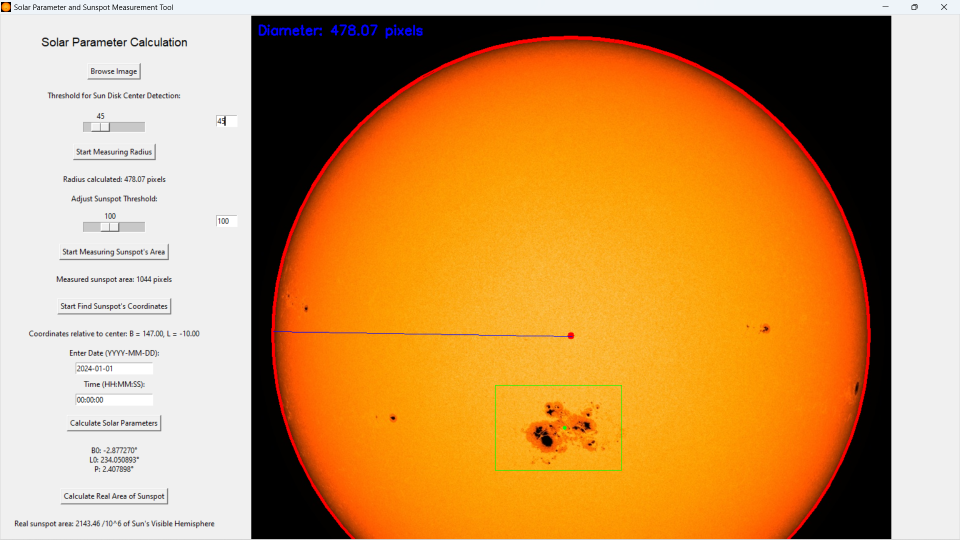
#> input picture Hasil Program.png, 1920 x 1080 px (shown at 1/2 size); its folder holds only this picture in this run
$ python -i '1. Code aplikasi sama center.py'   (imports and definitions only)
#> lines starting #> are read from the running program, lines starting #| are printed output that depends on the picture; after the words box and inside, x2 and y2 are one past the last pixel; in counts of white or black regions, pixels touching at a corner belong together
import cv2
import numpy as np
import tkinter as tk
from tkinter import filedialog
from datetime import datetime
import math
import sys
import os

# Add the directory to sys.path to import the solar parameter module
sys.path.append(r"C:\Yuna\astro aplikasi\succed")

# Import the solar parameter calculation function
from Persamaan_Solar_Parameter import calculate_solar_coordinates

# Global variables
file_path = None
image = None
temp_image = None
display_image = None
points = []  # List to store points for distance measurement
threshold_value_center = 100  # Default threshold for sun disk center detection
threshold_value_sunspot = 100  # Default threshold for sunspot detection
R = 696340  # Radius of the Sun in kilometers
ix, iy = -1, -1
drawing = False
measured_pixel_diameter = None  # Variable to store measured pixel diameter
sun_center = None  # Center of detected sun for distance calculation

# Function to calculate pixel distance
def calculate_pixel_distance(p1, p2):
    return math.sqrt((p1[0] - p2[0]) ** 2 + (p1[1] - p2[1]) ** 2)

# Browse and display the image
def browse_image():
    global file_path, image, temp_image, display_image, image_label, sun_center
    file_path = filedialog.askopenfilename()
#> the answer given: ../Hasil Program.png
    if file_path:
        image = cv2.imread(file_path)
#> image is the input picture: shape (1080, 1920, 3); mean B, G, R 88.5, 149.8, 203.4
        temp_image = image.copy()
        display_image = image.copy()
        detect_sun_center()

        # Save for Tkinter display without resizing
        cv2.imwrite("temp_display.png", display_image)
        img = tk.PhotoImage(file="temp_display.png")

        image_label.config(image=img)
        image_label.image = img

# Detect the sun and find its center
def detect_sun_center():
    global sun_center, display_image
    gray_image = cv2.cvtColor(image, cv2.COLOR_BGR2GRAY)
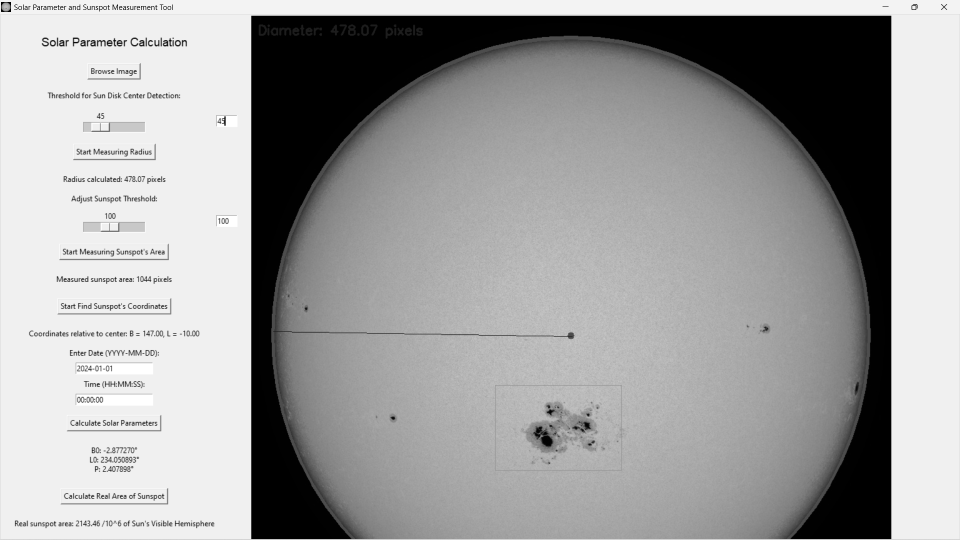
#> gray_image: shape (1080, 1920) (shown at 1/2 size); min 0, max 255, mean 158.9
    _, thresholded = cv2.threshold(gray_image, threshold_value_center, 255, cv2.THRESH_BINARY)
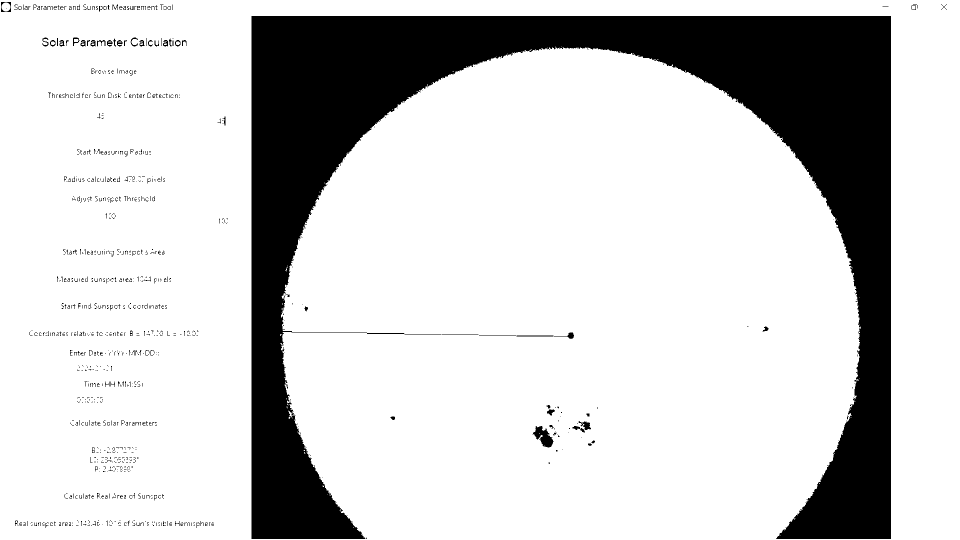
#> thresholded: shape (1080, 1920) (shown at 1/2 size); 80.6% white; 999 black regions (887 under 20 px), largest, box (x1, y1, x2, y2) and area: (503, 32, 1782, 1078) 389953, (1066, 852, 1107, 895) 926, (1157, 842, 1182, 860) 220
    contours, _ = cv2.findContours(thresholded, cv2.RETR_EXTERNAL, cv2.CHAIN_APPROX_SIMPLE)
#> contours = [[[0, 0], [0, 1079], [1919, 1079], [1919, 0]]]
    if contours:
        largest_contour = max(contours, key=cv2.contourArea)
#> largest_contour = [[0, 0], [0, 1079], [1919, 1079], [1919, 0]]
        (x, y), radius = cv2.minEnclosingCircle(largest_contour)
#> x = 959.5; y = 539.5; radius = 1100.8
        sun_center = (int(x), int(y))
#> sun_center = (959, 539)
        cv2.circle(display_image, sun_center, int(radius), (0, 0, 255), 2)  # Red circle around the sun
#> display_image: shape (1080, 1920, 3); under 0.01% of pixels changed, all inside (x1, y1, x2, y2) = (0, 0, 1920, 1080)
        cv2.circle(display_image, sun_center, 5, (0, 0, 255), -1)           # Red dot at the center
#> display_image: shape (1080, 1920, 3); mean B, G, R 88.5, 149.8, 203.4
        display_image_in_label()

# Start measuring diameter
# [14 lines left out: functions start_measuring_diameter, measure_diameter_callback, not called in this run]

# Start measuring sunspot area
def start_measuring_sunspot_area():
    image_label.bind("<Button-1>", measure_sunspot_area_callback)
    image_label.bind("<ButtonRelease-1>", finish_measuring_area)

# [58 lines left out: functions measure_sunspot_area_callback, finish_measuring_area, calculate_sunspot_area, update_threshold_center_from_entry, adjust_threshold_center, update_threshold_sunspot_from_entry and 2 more, not called in this run]

# Refresh displayed image in Tkinter
def display_image_in_label():
    cv2.imwrite("temp_display.png", display_image)
    img = tk.PhotoImage(file="temp_display.png")
#> (the run stopped early here; a loop or call above may not have finished)
